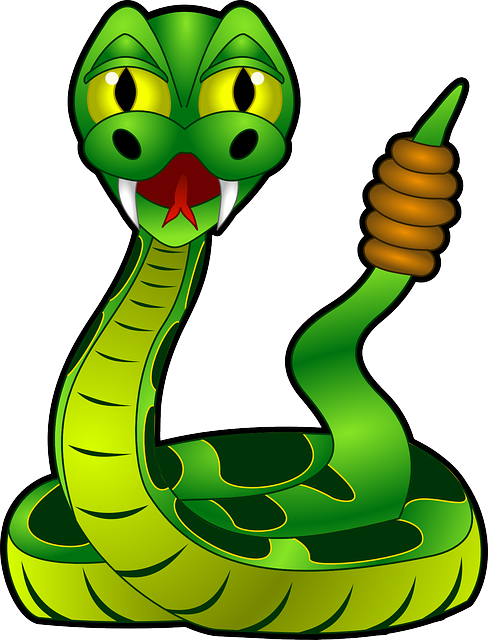
#> input picture basics/pillow/snake.png, 488 x 640 px, found by its file name
$ python pillow1.py
#> lines starting #> are read from the running program, lines starting #| are printed output that depends on the picture
#!/usr/bin/python

from PIL import Image, ImageFilter
import sys

try:
    myImage = Image.open("C:\\Python38-32\\snake.png")
#> myImage is the input picture: PIL image 488x640 RGBA; mean R, G, B, A 155.2, 181.5, 114.9, 146.6
except IOError:
    print("Unable to load image")
    sys.exit(1)

grayImage = myImage.convert('L')
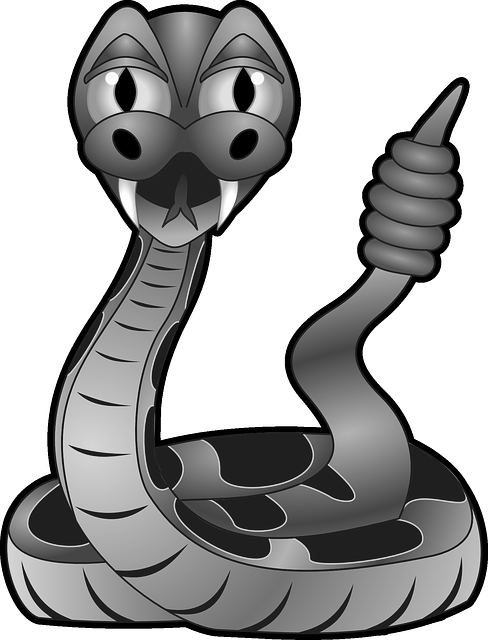
#> grayImage: PIL image 488x640 L; min 0, max 255, mean 166
grayImage.show()
